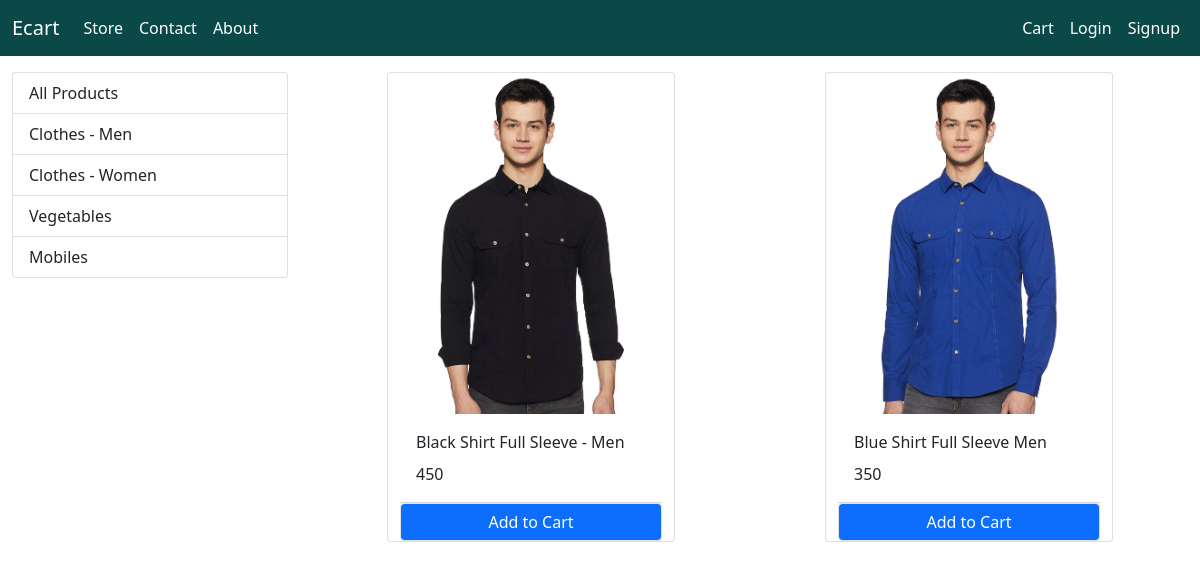
/?category=1, run on the app's committed database.
### store/models/category.py (models this page shows, shortened)
class Category(models.Model):
    name = models.CharField(max_length=20)
    @staticmethod
    def get_all_categories():
        return Category.objects.all()

### store/models/product.py (models this page shows, shortened)
class Product(models.Model):
    name = models.CharField(max_length=50)
    price = models.IntegerField(default=0)
    category = models.ForeignKey(Category, on_delete=models.CASCADE, default=1)
    description = models.CharField(max_length=200, default='')
    image = models.ImageField(upload_to='uploads/products/')
    @staticmethod
    def get_all_products_by_categoryid(catogory_id):
        if catogory_id:
            return Product.objects.filter(category = catogory_id)
        else:
            return Product.get_all_products()

### store/views/home.py (the view, shortened to what this page needs)
# urls.py: path('', Index.as_view(), name='home'),
class Index(View):
    def get(self, request):
        products = None
        categories = Category.get_all_categories()
        categoryID = request.GET.get('category')
        if categoryID:
            products = Product.get_all_products_by_categoryid(categoryID)
        else:
            products = Product.get_all_products()
        data = {}
        data['products'] = products
        data['categories'] = categories
        return render(request, 'index.html', data)

### store/templates/index.html (shortened to what this page needs)
{% extends 'base.html' %}
{%  block content %}
{% load cart %}
<div class="container-fluid mt-3">
  <div class="row">
    <div class="col-lg-3 mx-auto">
      <div class="list-group">
        <a href="/" class="list-group-item list-group-item-action">All Products</a>
        {% for category in categories %}
        <a href="/?category={{ category.id }}" class="list-group-item list-group-item-action">{{ category.name }}</a>
        {% endfor %}
      </div>
    </div>
    <div id="products" class="col-lg-9 mx-auto">
      <div class="row mx-auto ">
        {% for product in products %}
        <div class="card mx-auto mb-3" id="{{ product.id }}" style="width: 18rem;">
            <img src="{{ product.image.url }}" class="card-img-top" alt="Card image">
            <div class="card-body">
                <p class="card-title">{{ product.name }}</p>
                <p class="card-text">{{ product.price }}</p>
            </div>
            <div class="card-footer p-0 no-gutters">
              {% if product|is_in_cart:request.session.cart %}
              <div class="row no-gutters">
                <form action="/#{{ product.id }}" method="post" class="col-2">
                  {% csrf_token %}
                  <input type="text" value="{{ product.id}}" name="product" hidden>
                  <input type="text" value="True" name="remove" hidden>
                  <input type="submit" value=" - " class="btn btn-block btn-primary">
                </form>
                <div class="text-center col">{{ product|cart_quantity:request.session.cart }} in cart</div>
                <form action="/#{{ product.id }}" method="post" class="col-2">
                  {% csrf_token %}
                  <input type="text" value="{{ product.id}}" name="product" hidden>
                  <input type="submit" value=" + " class="btn btn-block btn-primary">
                </form>
              </div>
              {% else %}
              <form action="/#{{ product.id }}" method="post" class="btn-block">
                <input type="submit" class="btn btn-primary border form-control" value="Add to Cart" >
              </form>
              {% endif %}
            </div>
        </div>
        {% endfor %}
      </div>
    </div>
  </div>
</div>
{% endblock %}

### data on the page
Category: name "Clothes - Men"
Category: name "Clothes - Women"
Category: name "Vegetables"
Category: name "Mobiles"
Product: {{ product.id }} 1 (drawn), image (picture), name "Black Shirt Full Sleeve - Men", price "450"
Product: image (picture), name "Blue Shirt Full Sleeve Men", price "350"
